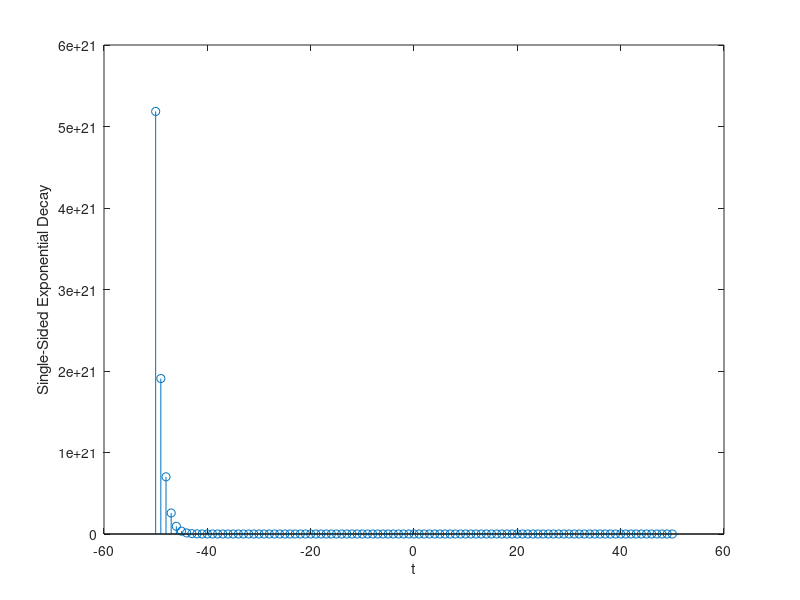

MATLAB code to generate this figure:
function singleSidedExponentialDecay()
    clc
    clear all
    close all
    stepsize_t = 1;
    t = -50 : 1 : 50;
    len_t = length(t);
    v_t = zeros(1, len_t);

    for i = 1:1:len_t
        if (t(i) >= 0)
            v_t(i) = exp(-t(i));
        else
            v_t(i) = exp(-t(i));
        end
    end

    stem(t, v_t)
    xlabel("t")
    ylabel("Single-Sided Exponential Decay")
end
